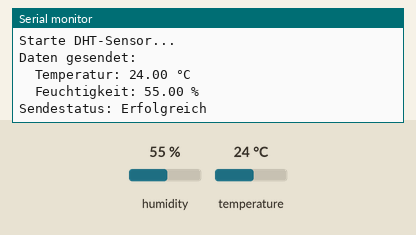
Simulated run of this sketch. Board: ESP32. On the bench: the last lines printed to the serial monitor. The inputs (shaded band) are chosen by the test bench; at power-on: humidity 55 %, temperature 24 °C.

Above: at 3.2 s.
3.3 s: humidity set to 22 %
At 4.9 s:
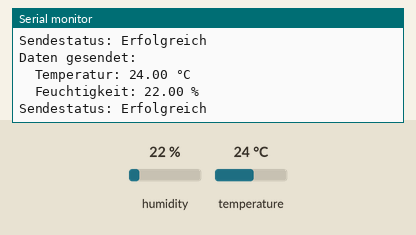
6.0 s: temperature set to 12 °C
At 7.3 s:
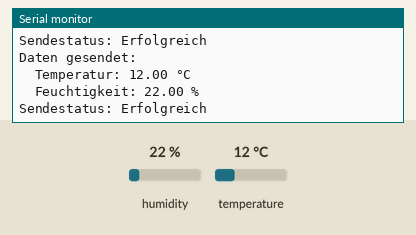
8.7 s: humidity set to 40 %
At 10.9 s:
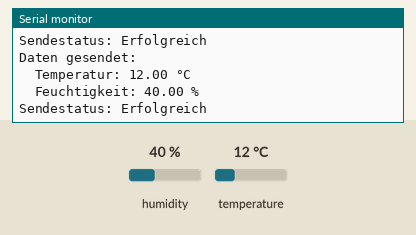
Timing chart, 0 to 12.4 s (numbered marks = the images above; inputs shaded):
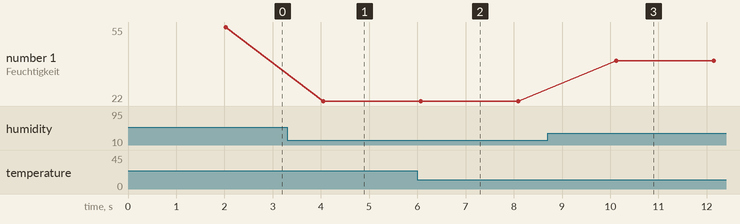

Measured:
- after the input at 3.3 s, the serial monitor: prints a new line after 0.75 s (image 1)
- after the input at 6.0 s, the serial monitor: prints a new line after 0.07 s (image 2)
- after the input at 8.7 s, the serial monitor: prints a new line after 1.4 s (image 3)
- plotted number 1: 55 → 22 after the input at 3.3 s, 22 → 40 after the input at 8.7 s

The sketch:

C3_ESPNOW.ino
```cpp
#include <Adafruit_Sensor.h>
#include <DHT_U.h>
#include <DHT.h>
// ESP-NOW
#include <WiFi.h>
#include <esp_now.h>
#include <esp_wifi.h>

#define DHTPIN 5
#define DHTTYPE DHT11

DHT dht(DHTPIN, DHTTYPE);

// struct defnieren für Messwerte
typedef struct struct_message {
  float temperature;
  float humidity;
};

// Variable vom Typ struct_message deklarieren
struct_message dhtData;

// MAC-Addresse des Empfängers festlegen
uint8_t broadcastAddress[] = {0x24, 0x6F, 0x28, 0x0A, 0xFD, 0x5C};

// Callback, wenn Daten gesendet wurden
void OnDataSent(const wifi_tx_info_t *mac_addr, esp_now_send_status_t status) {
  Serial.print("Sendestatus: ");
  Serial.println(status == ESP_NOW_SEND_SUCCESS ? "Erfolgreich" : "Fehlgeschlagen");
}


void setup() {
    Serial.begin(115200);
    delay(2000);
    Serial.println("Starte DHT-Sensor...");
    dht.begin();
    // WLAN im Station-Mode starten
    WiFi.mode(WIFI_STA);
    // Kanal auf 1 setzen
    esp_wifi_set_channel(1, WIFI_SECOND_CHAN_NONE);
    // ESP-NOW starten und per Statuscode prüfen
    if (esp_now_init() != ESP_OK)
    {
        Serial.println("Fehler beim Initialisieren von ESP-NOW");
        return;
    }
    // Callback registrieren
    esp_now_register_send_cb(OnDataSent);
    // Empfänger hinzufügen
    esp_now_peer_info_t peerInfo = {};
    memcpy(peerInfo.peer_addr, broadcastAddress, 6);
    peerInfo.channel = 1;
    peerInfo.encrypt = false;
    if (esp_now_add_peer(&peerInfo) != ESP_OK)
    {
        Serial.println("Fehler beim Hinzufügen des Peers");
        return;
    }
}


void loop() {
  // --- Messwerte auslesen ---
  float t = dht.readTemperature();
  float h = dht.readHumidity();

  if (isnan(t) || isnan(h)) {
    Serial.println("Fehler: Keine gültigen Daten vom DHT-Sensor!");
  } else {
    // In die Struktur speichern
    dhtData.temperature = t;
    dhtData.humidity = h;

    // Senden
    esp_err_t result = esp_now_send(broadcastAddress, (uint8_t *) &dhtData, sizeof(dhtData));

    if (result == ESP_OK) {
      Serial.println("Daten gesendet:");
      Serial.print("  Temperatur: "); Serial.print(t); Serial.println(" °C");
      Serial.print("  Feuchtigkeit: "); Serial.print(h); Serial.println(" %");
    } else {
      Serial.println("Fehler beim Senden der Daten");
    }
  }


  delay(2000); // Wartezeit

}
```
